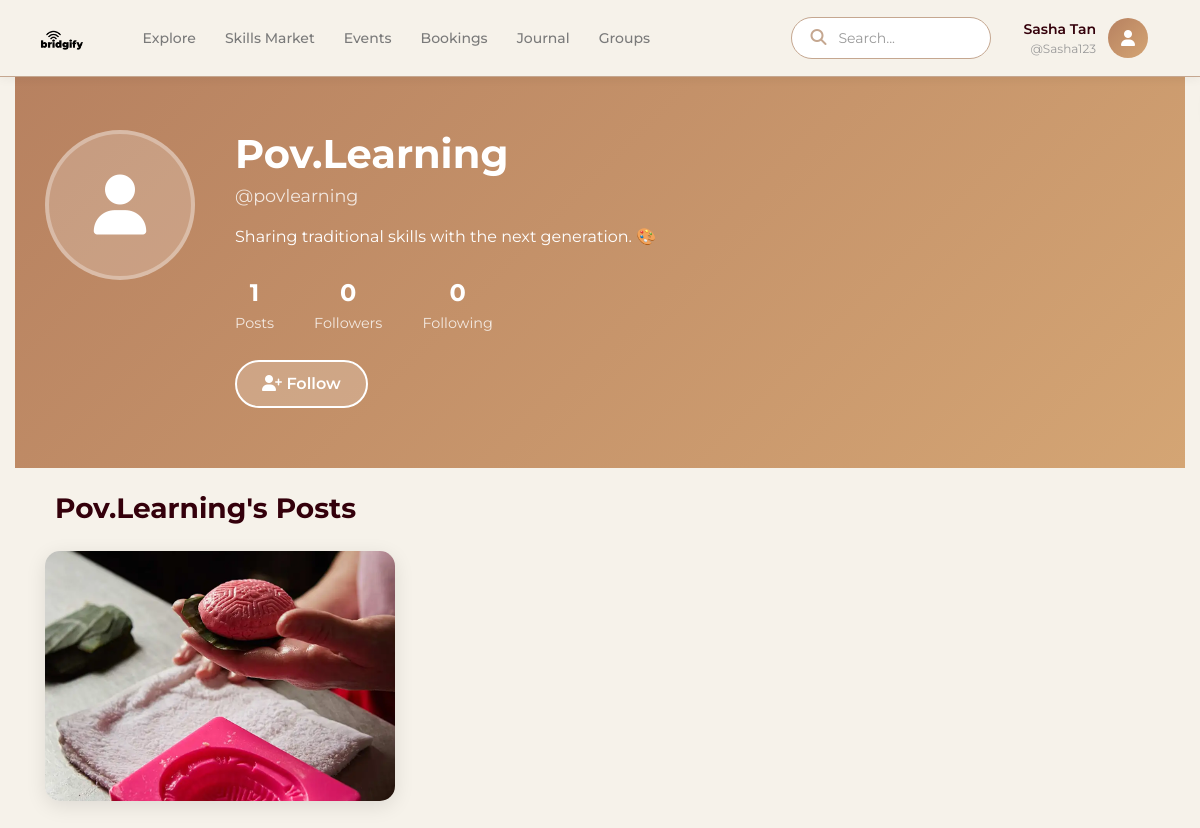
/profile/5, run on the app's committed database.
### tables this page shows
CREATE TABLE users (
            id INTEGER PRIMARY KEY AUTOINCREMENT,
            username TEXT NOT NULL UNIQUE,
            handle TEXT NOT NULL UNIQUE,
            bio TEXT DEFAULT '',
            profile_pic TEXT DEFAULT 'default.jpg',
            joined_date DATETIME DEFAULT CURRENT_TIMESTAMP
        );

CREATE TABLE posts (
            id INTEGER PRIMARY KEY AUTOINCREMENT,
            user_id INTEGER NOT NULL,
            image_url TEXT NOT NULL,
            caption TEXT,
            location TEXT,
            status TEXT DEFAULT 'published',
            category TEXT,
            post_type TEXT,
            timestamp DATETIME DEFAULT CURRENT_TIMESTAMP,
            FOREIGN KEY (user_id) REFERENCES users (id)
        );

### routes/profile.py (the view)
@profile_bp.route('/profile')
@profile_bp.route('/profile/<int:user_id>')
def profile(user_id=None):
    conn = get_db_connection()
    if user_id is None:
        user_id = CURRENT_USER_ID
    user = conn.execute('SELECT * FROM users WHERE id = ?', (user_id,)).fetchone()
    if not user:
        conn.close()
        return "User not found", 404
    user = dict(user)
    is_own_profile = (user_id == CURRENT_USER_ID)
    posts = conn.execute('''
        SELECT posts.*, users.username, users.handle
        FROM posts
        JOIN users ON posts.user_id = users.id
        WHERE posts.user_id = ? AND posts.status = 'published'
        ORDER BY timestamp DESC
    ''', (user_id,)).fetchall()
    posts = [dict(p) for p in posts]
    post_count = len(posts)
    follower_count = 0
    following_count = 0
    conn.close()
    return render_template('profile.html',
                           active_page='profile',
                           user=user,
                           posts=posts,
                           post_count=post_count,
                           follower_count=follower_count,
                           following_count=following_count,
                           is_own_profile=is_own_profile,
                           current_user_id=CURRENT_USER_ID)

### database.py (called while the page is built)
def get_db_connection():
    conn = sqlite3.connect('bridgify.db')
    conn.row_factory = sqlite3.Row
    return conn

### templates/profile.html (shortened to what this page needs)
{% extends "base.html" %}
{% block content %}
<div class="profile-page">
    <div class="profile-header">
        <div class="container">
            <div class="profile-info">
                <div class="profile-avatar">
                    <i class="fa-solid fa-user"></i>
                </div>
                <div class="profile-details">
                    <h1 class="profile-name">{{ user.username }}</h1>
                    <p class="profile-handle">{{ user.handle }}</p>
                    <p class="profile-bio">{{ user.bio or 'No bio yet.' }}</p>
                    <div class="profile-stats">
                        <div class="stat">
                            <span class="stat-number">{{ post_count }}</span>
                            <span class="stat-label">Posts</span>
                        </div>
                        <div class="stat">
                            <span class="stat-number">{{ follower_count }}</span>
                            <span class="stat-label">Followers</span>
                        </div>
                        <div class="stat">
                            <span class="stat-number">{{ following_count }}</span>
                            <span class="stat-label">Following</span>
                        </div>
                    </div>
                    {% if is_own_profile %}
                    <button class="btn-edit-profile" onclick="showEditModal()">
                        <i class="fa-solid fa-pen"></i> Edit Profile
                    </button>
                    {% else %}
                    <button class="btn-follow">
                        <i class="fa-solid fa-user-plus"></i> Follow
                    </button>
                    {% endif %}
                </div>
            </div>
        </div>
    </div>
    <div class="container py-4">
        <h3 class="section-title">
            {% if is_own_profile %}My Posts{% else %}{{ user.username }}'s Posts{% endif %}
        </h3>
        {% if posts %}
        <div class="row">
            {% for post in posts %}
            <div class="col-md-4 mb-4">
                <div class="profile-post-card">
                    <img src="{{ post.image_url }}" alt="Post" class="post-image">
                </div>
            </div>
            {% endfor %}
        </div>
        {% endif %}
    </div>
</div>
{% endblock %}

### templates/base.html (style rules this page uses)
:root { --parchment: #f6f2ea; --manuscript: #c5a790; --leather: #b78160; --bindery: #34000b; --text-dark: #333333; }
body { background-color: var(--parchment); font-family: 'Montserrat', sans-serif; color: var(--text-dark); }

### templates/profile.html (style rules this page uses)
:root { --parchment: #f6f2ea; --manuscript: #c5a790; --leather: #b78160; --leather-light: #d4a574; --leather-dark: #8b5a3c; --bindery: #34000b; }
.profile-page { background-color: var(--parchment); min-height: 100vh; padding-top: 70px; }
.profile-header { background: linear-gradient(135deg, var(--leather) 0%, var(--leather-light) 100%); padding: 60px 0; color: white; }
.profile-info { display: flex; align-items: flex-start; gap: 40px; }
.profile-avatar { width: 150px; height: 150px; background: rgba(255, 255, 255, 0.2); border-radius: 50%; display: flex; align-items: center; justify-content: center; font-size: 60px; color: white; flex-shrink: 0; border: 4px solid rgba(255, 255, 255, 0.3); }
.profile-details { flex-grow: 1; }
.profile-name { font-size: 2.5rem; font-weight: 700; margin-bottom: 5px; }
.profile-handle { font-size: 1.1rem; opacity: 0.8; margin-bottom: 15px; }
.profile-bio { font-size: 1rem; max-width: 500px; line-height: 1.6; margin-bottom: 25px; }
.profile-stats { display: flex; gap: 40px; margin-bottom: 25px; }
.stat { text-align: center; }
.stat-number { font-size: 1.5rem; font-weight: 700; display: block; }
.stat-label { font-size: 0.9rem; opacity: 0.8; }
.btn-edit-profile, .btn-follow { background: rgba(255, 255, 255, 0.2); color: white; border: 2px solid white; padding: 10px 25px; border-radius: 25px; font-weight: 600; cursor: pointer; transition: all 0.3s; }
.section-title { color: var(--bindery); font-weight: 700; margin-bottom: 25px; display: flex; align-items: center; gap: 10px; }
.profile-post-card { border-radius: 15px; overflow: hidden; position: relative; box-shadow: 0 5px 20px rgba(0, 0, 0, 0.1); transition: transform 0.3s; cursor: pointer; }
.post-image { width: 100%; height: 250px; object-fit: cover; }

### data on the page
users: username "Pov.Learning", handle "@povlearning", bio "Sharing traditional skills with the next generation. 🎨"
posts: image_url (picture)

### other printed values
{{ post_count }} "1"
{{ follower_count }} "0"
{{ following_count }} "0"
